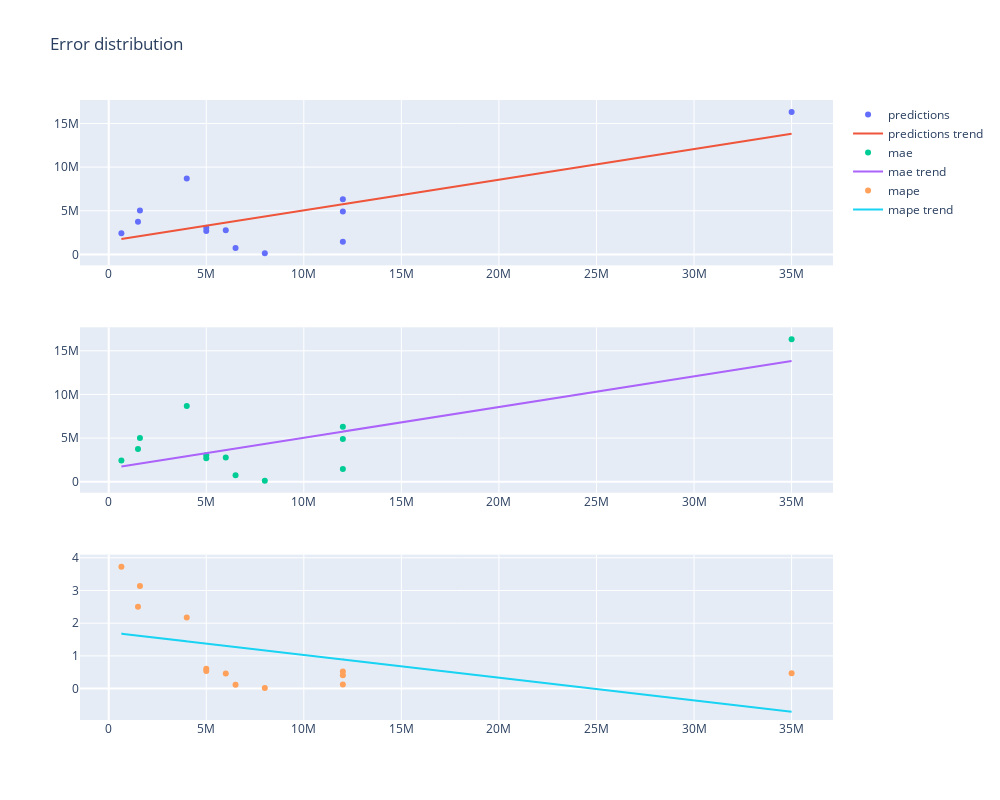

Notebook code cell kept with this figure:
### Markdown cell above
# Goalies

### Code cell
pipeline('GK')
